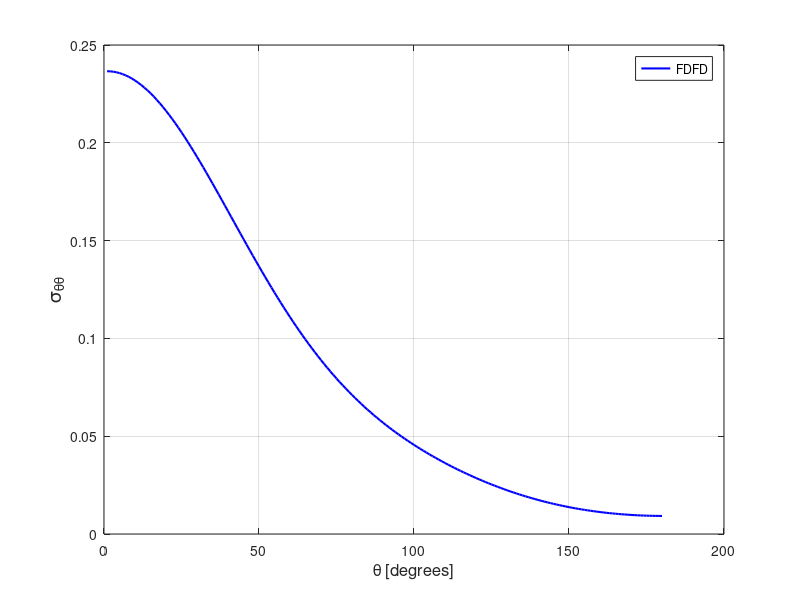

Here is the MATLAB script that generated this plot:
stt = [ 
    1  0.23659334E+00
    2  0.23653480E+00
    3  0.23635843E+00
    4  0.23606262E+00
    5  0.23564905E+00
    6  0.23511975E+00
    7  0.23447350E+00
    8  0.23371309E+00
    9  0.23283903E+00
   10  0.23185351E+00
   11  0.23075755E+00
   12  0.22955540E+00
   13  0.22824663E+00
   14  0.22683525E+00
   15  0.22532383E+00
   16  0.22371539E+00
   17  0.22201207E+00
   18  0.22021665E+00
   19  0.21833366E+00
   20  0.21636552E+00
   21  0.21431629E+00
   22  0.21218950E+00
   23  0.20998797E+00
   24  0.20771571E+00
   25  0.20537901E+00
   26  0.20297891E+00
   27  0.20051947E+00
   28  0.19800682E+00
   29  0.19544294E+00
   30  0.19283308E+00
   31  0.19018029E+00
   32  0.18748909E+00
   33  0.18476431E+00
   34  0.18200837E+00
   35  0.17922680E+00
   36  0.17642266E+00
   37  0.17359896E+00
   38  0.17076159E+00
   39  0.16791253E+00
   40  0.16505641E+00
   41  0.16219483E+00
   42  0.15933466E+00
   43  0.15647583E+00
   44  0.15362372E+00
   45  0.15078074E+00
   46  0.14794943E+00
   47  0.14513281E+00
   48  0.14233412E+00
   49  0.13955565E+00
   50  0.13679895E+00
   51  0.13406752E+00
   52  0.13136312E+00
   53  0.12868789E+00
   54  0.12604368E+00
   55  0.12343199E+00
   56  0.12085433E+00
   57  0.11831231E+00
   58  0.11580634E+00
   59  0.11333947E+00
   60  0.11091099E+00
   61  0.10852310E+00
   62  0.10617533E+00
   63  0.10387006E+00
   64  0.10160571E+00
   65  0.99383548E-01
   66  0.97204112E-01
   67  0.95067710E-01
   68  0.92974253E-01
   69  0.90922646E-01
   70  0.88914275E-01
   71  0.86948670E-01
   72  0.85024603E-01
   73  0.83142310E-01
   74  0.81301443E-01
   75  0.79501651E-01
   76  0.77742077E-01
   77  0.76022014E-01
   78  0.74340902E-01
   79  0.72697908E-01
   80  0.71093231E-01
   81  0.69524042E-01
   82  0.67991249E-01
   83  0.66493914E-01
   84  0.65029792E-01
   85  0.63599899E-01
   86  0.62201865E-01
   87  0.60835771E-01
   88  0.59501041E-01
   89  0.58195151E-01
   90  0.56918513E-01
   91  0.55670217E-01
   92  0.54448973E-01
   93  0.53254351E-01
   94  0.52084967E-01
   95  0.50940346E-01
   96  0.49820304E-01
   97  0.48723601E-01
   98  0.47648858E-01
   99  0.46596687E-01
  100  0.45565046E-01
  101  0.44554520E-01
  102  0.43563660E-01
  103  0.42592231E-01
  104  0.41639887E-01
  105  0.40705658E-01
  106  0.39789516E-01
  107  0.38890388E-01
  108  0.38008809E-01
  109  0.37143555E-01
  110  0.36294453E-01
  111  0.35461318E-01
  112  0.34643620E-01
  113  0.33841699E-01
  114  0.33054445E-01
  115  0.32282073E-01
  116  0.31524491E-01
  117  0.30780762E-01
  118  0.30051852E-01
  119  0.29336810E-01
  120  0.28635681E-01
  121  0.27948560E-01
  122  0.27274944E-01
  123  0.26615018E-01
  124  0.25968561E-01
  125  0.25335789E-01
  126  0.24716265E-01
  127  0.24110001E-01
  128  0.23517357E-01
  129  0.22937672E-01
  130  0.22371257E-01
  131  0.21817906E-01
  132  0.21277869E-01
  133  0.20750737E-01
  134  0.20236593E-01
  135  0.19735629E-01
  136  0.19247612E-01
  137  0.18772176E-01
  138  0.18309839E-01
  139  0.17860245E-01
  140  0.17423306E-01
  141  0.16999193E-01
  142  0.16587645E-01
  143  0.16188482E-01
  144  0.15801921E-01
  145  0.15427629E-01
  146  0.15065622E-01
  147  0.14715792E-01
  148  0.14378025E-01
  149  0.14052285E-01
  150  0.13738248E-01
  151  0.13436246E-01
  152  0.13145536E-01
  153  0.12866431E-01
  154  0.12598821E-01
  155  0.12342546E-01
  156  0.12097182E-01
  157  0.11862616E-01
  158  0.11639351E-01
  159  0.11426496E-01
  160  0.11224469E-01
  161  0.11032796E-01
  162  0.10851308E-01
  163  0.10680093E-01
  164  0.10519011E-01
  165  0.10367899E-01
  166  0.10226525E-01
  167  0.10094908E-01
  168  0.99728061E-02
  169  0.98602287E-02
  170  0.97570214E-02
  171  0.96631441E-02
  172  0.95784506E-02
  173  0.95028151E-02
  174  0.94363252E-02
  175  0.93788700E-02
  176  0.93300771E-02
  177  0.92903785E-02
  178  0.92594121E-02
  179  0.92371562E-02
  180  0.92239380E-02
  181  0.92193065E-02
  182  0.92233410E-02
  183  0.92362184E-02
  184  0.92579853E-02
  185  0.92884917E-02
  186  0.93277423E-02
  187  0.93758386E-02
  188  0.94330134E-02
  189  0.94990302E-02
  190  0.95740724E-02
  191  0.96583068E-02
  192  0.97516393E-02
  193  0.98543167E-02
  194  0.99663567E-02
  195  0.10087781E-01
  196  0.10218866E-01
  197  0.10359644E-01
  198  0.10510229E-01
  199  0.10670696E-01
  200  0.10841242E-01
  201  0.11021950E-01
  202  0.11212995E-01
  203  0.11414372E-01
  204  0.11626302E-01
  205  0.11849090E-01
  206  0.12082629E-01
  207  0.12327091E-01
  208  0.12582668E-01
  209  0.12849464E-01
  210  0.13127678E-01
  211  0.13417157E-01
  212  0.13718488E-01
  213  0.14031494E-01
  214  0.14356276E-01
  215  0.14693018E-01
  216  0.15041820E-01
  217  0.15402627E-01
  218  0.15775880E-01
  219  0.16161332E-01
  220  0.16559275E-01
  221  0.16969780E-01
  222  0.17392758E-01
  223  0.17828505E-01
  224  0.18276574E-01
  225  0.18737895E-01
  226  0.19211838E-01
  227  0.19698843E-01
  228  0.20198490E-01
  229  0.20711344E-01
  230  0.21236967E-01
  231  0.21775834E-01
  232  0.22327803E-01
  233  0.22892844E-01
  234  0.23471085E-01
  235  0.24062688E-01
  236  0.24667563E-01
  237  0.25285743E-01
  238  0.25917388E-01
  239  0.26562398E-01
  240  0.27221065E-01
  241  0.27893296E-01
  242  0.28579364E-01
  243  0.29279156E-01
  244  0.29992944E-01
  245  0.30720823E-01
  246  0.31463008E-01
  247  0.32219529E-01
  248  0.32991014E-01
  249  0.33776958E-01
  250  0.34578260E-01
  251  0.35394847E-01
  252  0.36227178E-01
  253  0.37075307E-01
  254  0.37939694E-01
  255  0.38820647E-01
  256  0.39718758E-01
  257  0.40634327E-01
  258  0.41567780E-01
  259  0.42519789E-01
  260  0.43490775E-01
  261  0.44480875E-01
  262  0.45491088E-01
  263  0.46522010E-01
  264  0.47574457E-01
  265  0.48648745E-01
  266  0.49745422E-01
  267  0.50865505E-01
  268  0.52010160E-01
  269  0.53179234E-01
  270  0.54374069E-01
  271  0.55595476E-01
  272  0.56844287E-01
  273  0.58121309E-01
  274  0.59426922E-01
  275  0.60762532E-01
  276  0.62129162E-01
  277  0.63526906E-01
  278  0.64957641E-01
  279  0.66421941E-01
  280  0.67920603E-01
  281  0.69453619E-01
  282  0.71022823E-01
  283  0.72629042E-01
  284  0.74272357E-01
  285  0.75954393E-01
  286  0.77675581E-01
  287  0.79436094E-01
  288  0.81236899E-01
  289  0.83078183E-01
  290  0.84961362E-01
  291  0.86886019E-01
  292  0.88852853E-01
  293  0.90862200E-01
  294  0.92914380E-01
  295  0.95008701E-01
  296  0.97146288E-01
  297  0.99326134E-01
  298  0.10154913E+00
  299  0.10381445E+00
  300  0.10612080E+00
  301  0.10846917E+00
  302  0.11085779E+00
  303  0.11328680E+00
  304  0.11575460E+00
  305  0.11826064E+00
  306  0.12080324E+00
  307  0.12338135E+00
  308  0.12599316E+00
  309  0.12863857E+00
  310  0.13131478E+00
  311  0.13401876E+00
  312  0.13675086E+00
  313  0.13950746E+00
  314  0.14228640E+00
  315  0.14508535E+00
  316  0.14790238E+00
  317  0.15073407E+00
  318  0.15357782E+00
  319  0.15642996E+00
  320  0.15928863E+00
  321  0.16214968E+00
  322  0.16501017E+00
  323  0.16786692E+00
  324  0.17071615E+00
  325  0.17355408E+00
  326  0.17637761E+00
  327  0.17918199E+00
  328  0.18196435E+00
  329  0.18472016E+00
  330  0.18744552E+00
  331  0.19013681E+00
  332  0.19278985E+00
  333  0.19540079E+00
  334  0.19796500E+00
  335  0.20047870E+00
  336  0.20293842E+00
  337  0.20533910E+00
  338  0.20767835E+00
  339  0.20995013E+00
  340  0.21215194E+00
  341  0.21427986E+00
  342  0.21633089E+00
  343  0.21829957E+00
  344  0.22018495E+00
  345  0.22198033E+00
  346  0.22368601E+00
  347  0.22529620E+00
  348  0.22680953E+00
  349  0.22822315E+00
  350  0.22953208E+00
  351  0.23073739E+00
  352  0.23183393E+00
  353  0.23282236E+00
  354  0.23369808E+00
  355  0.23446055E+00
  356  0.23510861E+00
  357  0.23564091E+00
  358  0.23605613E+00
  359  0.23635453E+00
  360  0.23653281E+00
 ]; 
plot(stt(1:180,1),stt(1:180,2),'b-','linewidth',1.5 ); 
grid on 
legend('FDFD');
xlabel('\theta [degrees]','FontSize',12);
ylabel('\sigma_{\theta\theta}','FontSize',14);
